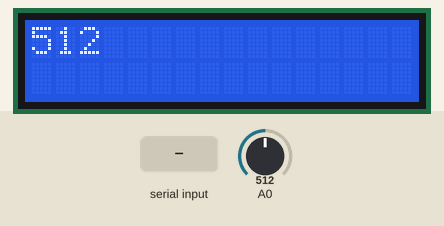
The sketch below on a simulated Arduino Uno, built with avr-gcc and run on an emulated ATmega328P. Parts: 16×2 character LCD. The test bench sets the inputs (shaded band); at power-on: A0 = 512. What the sketch prints to the serial monitor is not drawn.

Above: at 1.2 s.
1.3 s: "90,45:" received over Serial
At 2.45 s:
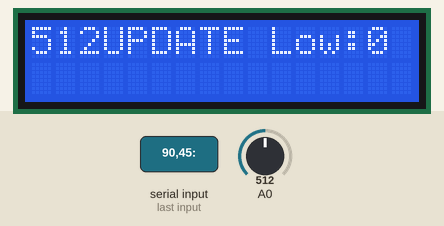
4.1 s: "SH:" received over Serial
At 5.25 s:
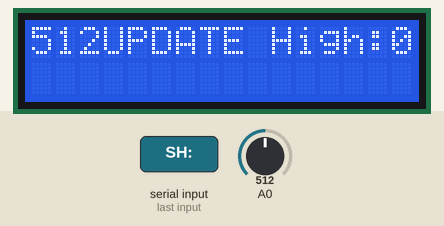
6.9 s: A0 set to 716
At 8.3 s:
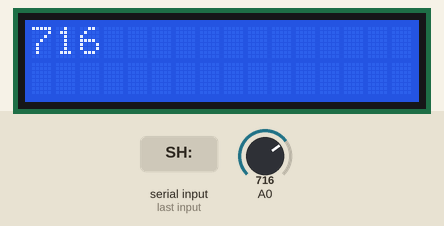
9.9 s: A0 set to 900
At 10.2 s:
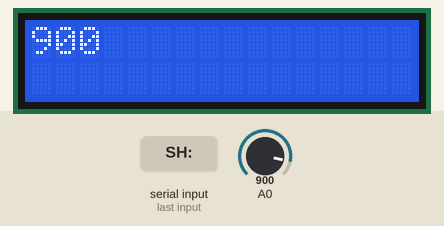
12.9 s: A0 set to 1023
At 13.2 s:
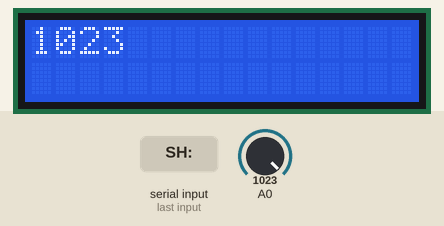
Timing chart, 0 to 15.4 s (numbered marks = the images above; inputs shaded):
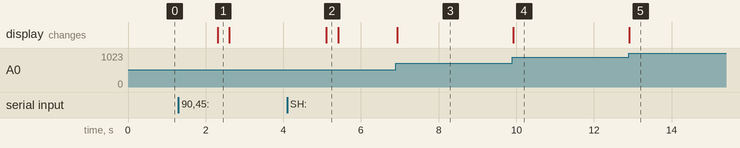

Measured:
- after the input at 1.3 s, the display: changes after 1.0 s (image 1)
- after the input at 4.1 s, the display: changes after 1.0 s (image 2)
- after the input at 6.9 s, the display: changes at once (image 3)
- after the input at 9.9 s, the display: changes at once (image 4)
- after the input at 12.9 s, the display: changes at once (image 5)

The sketch:

Flashligh_Morse.ino
```cpp
#include <LiquidCrystal.h>

LiquidCrystal lcd(12,11,5,4,3,2);
int LEDPIN = 4;
int BTNPIN = 5;

void setup() {
  // put your setup code here, to run once:
  pinMode(LEDPIN,OUTPUT);
  pinMode(BTNPIN,INPUT_PULLUP);
  Serial.begin(9600);
  lcd.begin(16,2);
}

int thresholdAmount = 5;
int highAmount = 0;
int lowAmount = 0;
int prev = 0;
bool printAllow = true;
bool previousPrint = false;

void loop() {
  // put your main code here, to run repeatedly:

  int lightIN = analogRead(A0);
  lcd.home();
  lcd.clear();
  //lcd.println("Current Light:");
  lcd.print(lightIN);
  if(lowAmount ==0){
    lowAmount = lightIN;
    highAmount = lowAmount+30;
  }

  if(printAllow){
    //Serial.println(lightIN);
    if(lightIN > highAmount){
      if(!previousPrint){
        Serial.print("ON ");
        Serial.println(lightIN);
      }

      printAllow = false;
      previousPrint = true;
      prev = lightIN;
    }
    else if(lightIN >lowAmount && lightIN <lowAmount+thresholdAmount){
      if(previousPrint){
        Serial.print("OFF ");
        Serial.println(lightIN);
      }
      previousPrint = false;
      printAllow = false;
      prev = lightIN;
    }

  }
  else
  {
      if( lightIN <prev+thresholdAmount+lowAmount){
        printAllow = true;
      }
      else if(lightIN <highAmount){
        printAllow = true;
      }
  }

  //check for setting of high and low values
  if(Serial.available() >0){
    String type = Serial.readStringUntil(':');
    Serial.read();//:
    String value = Serial.readStringUntil('\0');
    int lightVal = value.toInt();

    if(type =="SH"){
      highAmount = lightVal;
      Serial.print("UPDATE High set to ");
      Serial.println(highAmount);
      lcd.print("UPDATE High:");
      lcd.println(highAmount);
    }else{
      lowAmount = lightVal;
      Serial.print("UPDATE Low set to ");
      Serial.println(lowAmount);
      lcd.print("UPDATE Low:");
      lcd.println(lowAmount);
    }
  }


  //delay(2500);


}
```
